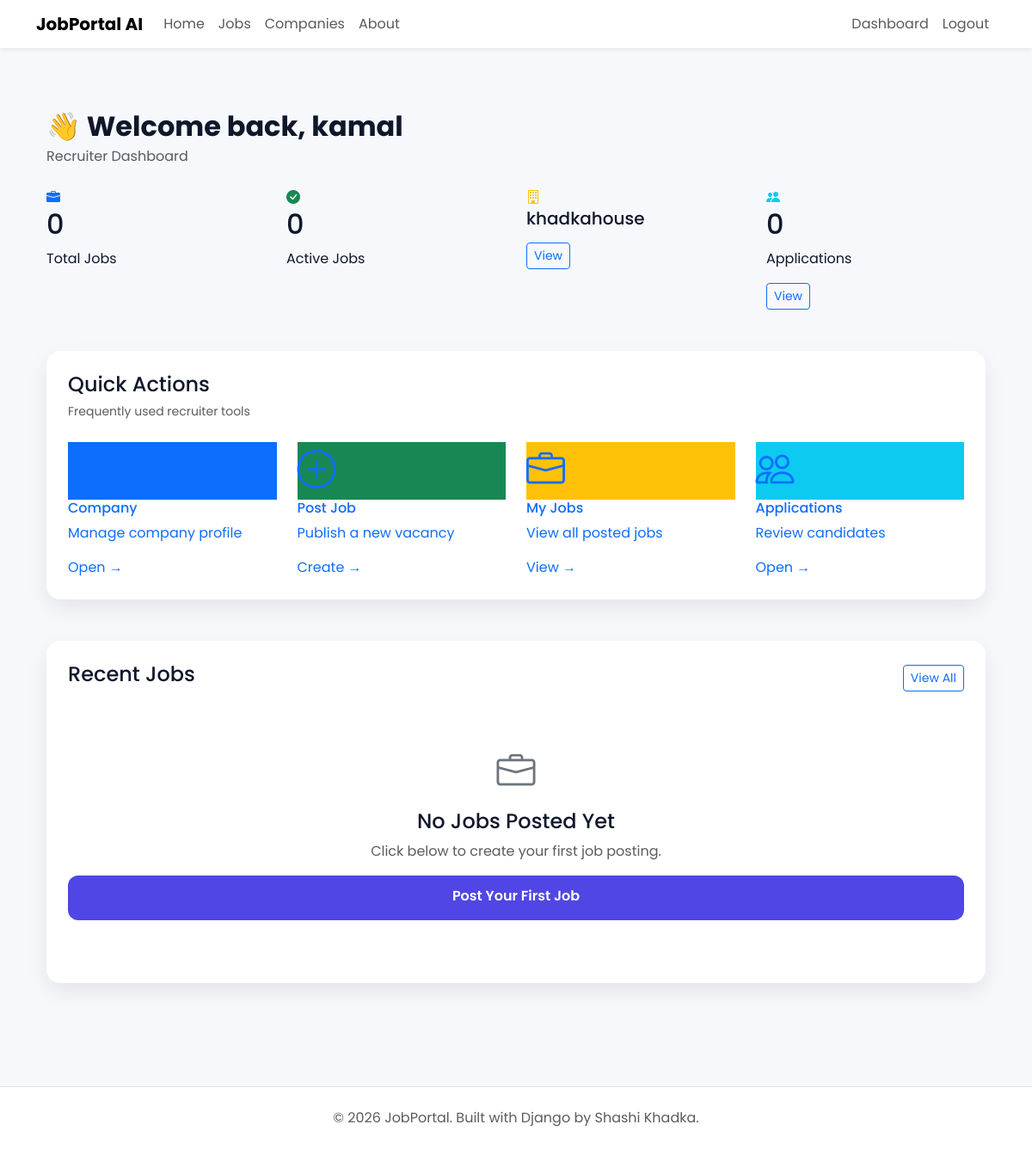
Page /dashboard/ (signed in) on the earlier database version.
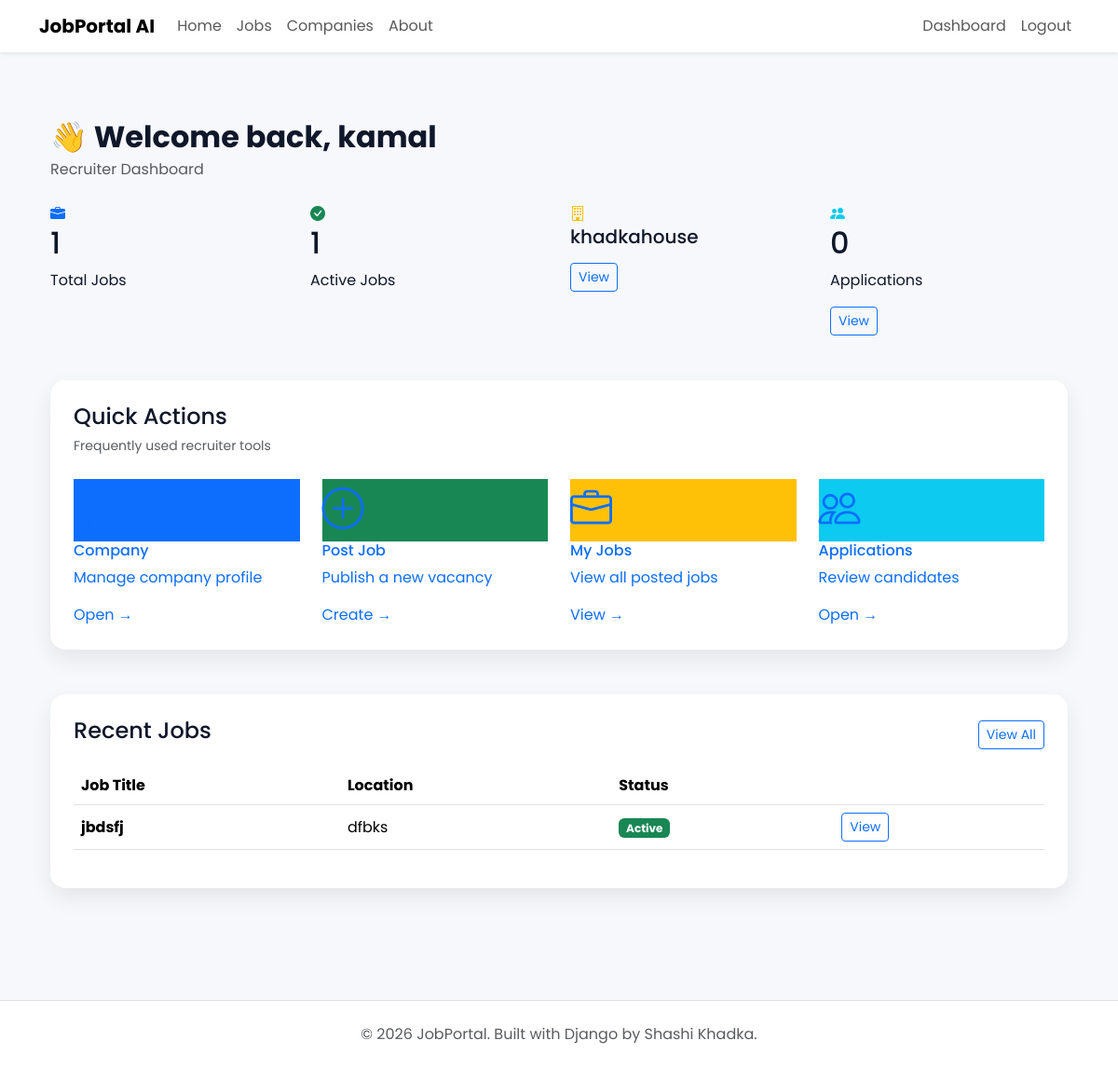
Same page on the later database version.
### jobs/models.py (models this page shows, shortened)
class Job(models.Model):
    class EmploymentType(models.TextChoices):
        FULL_TIME = "FULL_TIME", "Full Time"
        PART_TIME = "PART_TIME", "Part Time"
        INTERNSHIP = "INTERNSHIP", "Internship"
        CONTRACT = "CONTRACT", "Contract"
    class ExperienceLevel(models.TextChoices):
        ENTRY = "ENTRY", "Entry Level"
        MID = "MID", "Mid Level"
        SENIOR = "SENIOR", "Senior Level"
    company = models.ForeignKey(
        Company,
        on_delete=models.CASCADE,
        related_name="jobs",
    )
    title = models.CharField(max_length=200)
    slug = models.SlugField(
        unique=True,
        blank=True,
    )
    description = models.TextField()
    location = models.CharField(max_length=150)
    employment_type = models.CharField(
        max_length=20,
        choices=EmploymentType.choices,
    )
    experience_level = models.CharField(
        max_length=20,
        choices=ExperienceLevel.choices,
    )
    salary_min = models.PositiveIntegerField()
    salary_max = models.PositiveIntegerField()
    vacancies = models.PositiveIntegerField(default=1)
    deadline = models.DateField()
    is_active = models.BooleanField(default=True)
    created_at = models.DateTimeField(auto_now_add=True)
    updated_at = models.DateTimeField(auto_now=True)

### accounts/views.py (the view)
# urls.py: path("dashboard/", views.dashboard, name="dashboard"),
@login_required
def dashboard(request):
    company = Company.objects.filter(owner=request.user).first()
    jobs = Job.objects.none()
    total_jobs = 0
    active_jobs = 0
    recent_jobs = []
    if company:
        jobs = Job.objects.filter(company=company)
        total_jobs = jobs.count()
        active_jobs = jobs.filter(is_active=True).count()
        recent_jobs = jobs.order_by("-created_at")[:5]
    context = {
        "company": company,
        "total_jobs": total_jobs,
        "active_jobs": active_jobs,
        "recent_jobs": recent_jobs,
        "total_applications": 0,
    }
    return render(
        request,
        "accounts/dashboard.html",
        context,
    )

### templates/accounts/dashboard.html (shortened to what the changed rows need)
{% extends "base.html" %}
{% block content %}
<div class="container py-4">
    <div class="d-flex justify-content-between align-items-center mb-4">
        <div>
            <h2 class="fw-bold mb-1">
                👋 Welcome back, {{ request.user.first_name }}
            </h2>
        </div>
    </div>
    <div class="row g-4">
        <div class="col-lg-3 col-md-6">
            <div class="dashboard-card">
                <i class="bi bi-briefcase-fill stat-icon text-primary"></i>
                <h2>{{ total_jobs }}</h2>
                <p>Total Jobs</p>
            </div>
        </div>
        <div class="col-lg-3 col-md-6">
            <div class="dashboard-card">
                <i class="bi bi-check-circle-fill stat-icon text-success"></i>
                <h2>{{ active_jobs }}</h2>
                <p>Active Jobs</p>
            </div>
        </div>
        <div class="col-lg-3 col-md-6">
            <div class="dashboard-card">
                <h2>{{ total_applications }}</h2>
            </div>
        </div>
    </div>
    <div class="custom-card mt-5">
        {% if recent_jobs %}
        <table class="table table-hover align-middle">
            <thead>
                <tr>
                    <th>Job Title</th>
                    <th>Location</th>
                    <th>Status</th>
                    <th></th>
                </tr>
            </thead>
            <tbody>
            {% for job in recent_jobs %}
                <tr>
                    <td>
                        <strong>{{ job.title }}</strong>
                    </td>
                    <td>{{ job.location }}</td>
                    <td>
                        {% if job.is_active %}
                            <span class="badge bg-success">
                                Active
                            </span>
                        {% else %}
                            <span class="badge bg-danger">
                                Closed
                            </span>
                        {% endif %}
                    </td>
                    <td>
                        <a href="{% url 'job-detail' job.pk %}" class="btn btn-sm btn-outline-primary">
                            View
                        </a>
                    </td>
                </tr>
            {% endfor %}
            </tbody>
        </table>
        {% else %}
        <div class="text-center py-5">
            <i class="bi bi-briefcase display-2 text-secondary"></i>
            <h4 class="mt-3">
                No Jobs Posted Yet
            </h4>
            <p class="text-muted">
                Click below to create your first job posting.
            </p>
            <a href="{% url 'create-job' %}" class="btn btn-primary-custom">
                Post Your First Job
            </a>
        </div>
        {% endif %}
    </div>
</div>
{% endblock %}

Differences in the rows shown:
added Job: title "jbdsfj", location "dfbks", is_active "Active"
Other differences:
{{ total_jobs }}: "0" → "1"
{{ active_jobs }}: "0" → "1"
text no longer shown: "No Jobs Posted Yet Click below to create your first job posting. Post Your First Job"
text now shown: "Job Title Location Status"
